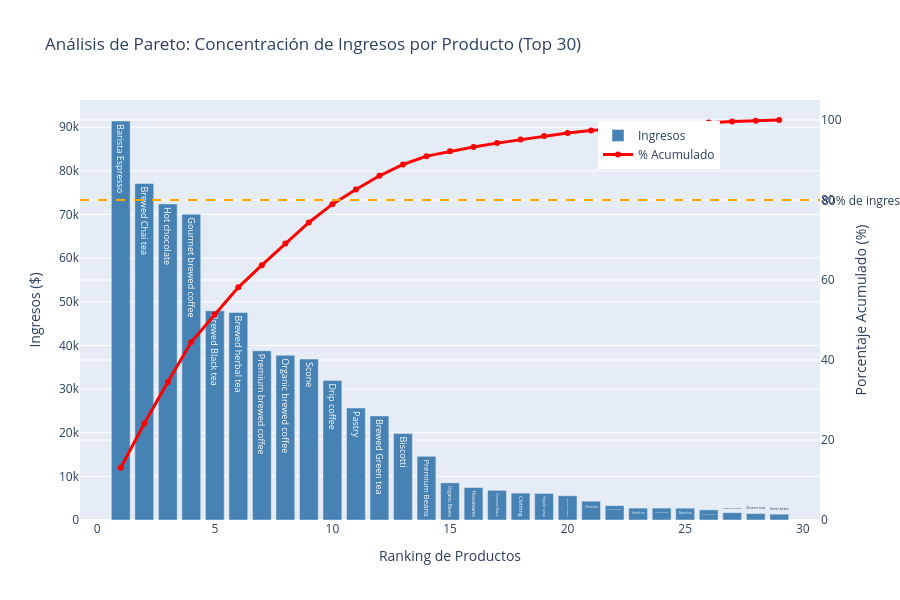

The notebook cell this image was saved under:
### Code cell
# Gráfico de Pareto: barras + línea acumulada
fig = go.Figure()

# Barras de ingresos (solo top 30 para visualización)
top_n = 30
pareto_top = pareto_data.head(top_n)

fig.add_trace(go.Bar(
    x=pareto_top['product_rank'],
    y=pareto_top['revenue'],
    name='Ingresos',
    marker_color='steelblue',
    yaxis='y',
    hovertemplate='<b>%{text}</b><br>Ingresos: $%{y:,.0f}<extra></extra>',
    text=pareto_top['product_type']
))

# Línea de porcentaje acumulado
fig.add_trace(go.Scatter(
    x=pareto_top['product_rank'],
    y=pareto_top['revenue_cumsum_pct'],
    name='% Acumulado',
    marker_color='red',
    yaxis='y2',
    mode='lines+markers',
    line=dict(width=3),
    marker=dict(size=6),
    hovertemplate='Acumulado: %{y:.1f}%<extra></extra>'
))

# Línea horizontal en 80%
fig.add_hline(y=80, line_dash="dash", line_color="orange", 
              annotation_text="80% de ingresos", annotation_position="right",
              yref='y2')

fig.update_layout(
    title='Análisis de Pareto: Concentración de Ingresos por Producto (Top 30)',
    xaxis=dict(title='Ranking de Productos'),
    yaxis=dict(title='Ingresos ($)', side='left'),
    yaxis2=dict(title='Porcentaje Acumulado (%)', side='right', overlaying='y', range=[0, 105]),
    legend=dict(x=0.7, y=0.95),
    height=600,
    font=dict(size=12)
)

fig.show()

### Figure 1 — Plotly figure (JSON) as saved in the notebook; plotly's stock layout.template omitted (floating-point values rounded to 4 significant figures)
{"data": [{"hovertemplate": "<b>%{text}</b><br>Ingresos: $%{y:,.0f}<extra></extra>", "marker": {"color": "steelblue"}, "name": "Ingresos", "text": ["Barista Espresso", "Brewed Chai tea", "Hot chocolate", "Gourmet brewed coffee", "Brewed Black tea", "Brewed herbal tea", "Premium brewed coffee", "Organic brewed coffee", "Scone", "Drip coffee", "Pastry", "Brewed Green tea", "Biscotti", "Premium Beans", "Organic Beans", "Housewares", "Gourmet Beans", "Clothing", "Regular syrup", "Espresso Beans", "Chai tea", "House blend Beans", "Herbal tea", "Drinking Chocolate", "Black tea", "Sugar free syrup", "Organic Chocolate", "Green tea", "Green beans"], "type": "bar", "x": [1, 2, 3, 4, 5, 6, 7, 8, 9, 10, 11, 12, 13, 14, 15, 16, 17, 18, 19, 20, 21, 22, 23, 24, 25, 26, 27, 28, 29], "y": [91410.0, 77080.0, 72420.0, 70030.0, 47930.0, 47540.0, 38780.0, 37750.0, 36870.0, 31980.0, 25660.0, 23850.0, 19790.0, 14580.0, 8510.0, 7444.0, 6798.0, 6163.0, 6085.0, 5560.0, 4301.0, 3294.0, 2730.0, 2728.0, 2712.0, 2324.0, 1680.0, 1471.0, 1340.0], "yaxis": "y"}, {"hovertemplate": "Acumulado: %{y:.1f}%<extra></extra>", "line": {"width": 3}, "marker": {"color": "red", "size": 6}, "mode": "lines+markers", "name": "% Acumulado", "type": "scatter", "x": [1, 2, 3, 4, 5, 6, 7, 8, 9, 10, 11, 12, 13, 14, 15, 16, 17, 18, 19, 20, 21, 22, 23, 24, 25, 26, 27, 28, 29], "y": [13.08, 24.11, 34.47, 44.5, 51.35, 58.16, 63.71, 69.11, 74.38, 78.96, 82.63, 86.05, 88.88, 90.96, 92.18, 93.25, 94.22, 95.1, 95.97, 96.77, 97.38, 97.86, 98.25, 98.64, 99.02, 99.36, 99.6, 99.81, 100.0], "yaxis": "y2"}], "layout": {"annotations": [{"showarrow": false, "text": "80% de ingresos", "x": 1, "xanchor": "left", "xref": "x domain", "y": 80, "yanchor": "middle", "yref": "y2"}], "font": {"size": 12}, "height": 600, "legend": {"x": 0.7, "y": 0.95}, "shapes": [{"line": {"color": "orange", "dash": "dash"}, "type": "line", "x0": 0, "x1": 1, "xref": "x domain", "y0": 80, "y1": 80, "yref": "y2"}], "title": {"text": "Análisis de Pareto: Concentración de Ingresos por Producto (Top 30)"}, "xaxis": {"title": {"text": "Ranking de Productos"}}, "yaxis": {"side": "left", "title": {"text": "Ingresos ($)"}}, "yaxis2": {"overlaying": "y", "range": [0, 105], "side": "right", "title": {"text": "Porcentaje Acumulado (%)"}}}}
